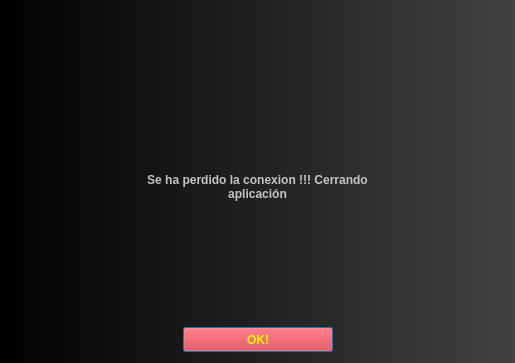
<?xml version="1.0" encoding="UTF-8"?>
<ui version="4.0">
 <class>dialog_conexion_perdida</class>
 <widget class="QDialog" name="dialog_conexion_perdida">
  <property name="geometry">
   <rect>
    <x>0</x>
    <y>0</y>
    <width>515</width>
    <height>363</height>
   </rect>
  </property>
  <property name="windowTitle">
   <string>Conexion Perdida</string>
  </property>
  <property name="windowIcon">
   <iconset>
    <normaloff>sprites/Logo_1.png</normaloff>sprites/Logo_1.png</iconset>
  </property>
  <property name="styleSheet">
   <string notr="true">QDialog#dialog_conexion_perdida{
background-color: qlineargradient(spread:pad, x1:0, y1:0, x2:1, y2:0, stop:0 rgba(0, 0, 0, 255), stop:1 rgba(66, 66, 66, 255));

}</string>
  </property>
  <layout class="QVBoxLayout" name="verticalLayout_2">
   <item>
    <spacer name="verticalSpacer_3">
     <property name="orientation">
      <enum>Qt::Vertical</enum>
     </property>
     <property name="sizeHint" stdset="0">
      <size>
       <width>20</width>
       <height>40</height>
      </size>
     </property>
    </spacer>
   </item>
   <item>
    <layout class="QVBoxLayout" name="verticalLayout">
     <item>
      <layout class="QHBoxLayout" name="horizontalLayout">
       <item>
        <spacer name="horizontalSpacer">
         <property name="orientation">
          <enum>Qt::Horizontal</enum>
         </property>
         <property name="sizeHint" stdset="0">
          <size>
           <width>40</width>
           <height>20</height>
          </size>
         </property>
        </spacer>
       </item>
       <item>
        <widget class="QLabel" name="l_texto">
         <property name="maximumSize">
          <size>
           <width>500</width>
           <height>16777215</height>
          </size>
         </property>
         <property name="styleSheet">
          <string notr="true">QLabel#l_texto{
	color : rgb(197, 197, 197);
	
	font: 75 11pt &quot;Comic Sans MS&quot;;
	font-weight : Bold;

}</string>
         </property>
         <property name="text">
          <string>Se ha perdido la conexion !!! Cerrando aplicación</string>
         </property>
         <property name="scaledContents">
          <bool>false</bool>
         </property>
         <property name="alignment">
          <set>Qt::AlignCenter</set>
         </property>
         <property name="wordWrap">
          <bool>true</bool>
         </property>
        </widget>
       </item>
       <item>
        <spacer name="horizontalSpacer_2">
         <property name="orientation">
          <enum>Qt::Horizontal</enum>
         </property>
         <property name="sizeHint" stdset="0">
          <size>
           <width>40</width>
           <height>20</height>
          </size>
         </property>
        </spacer>
       </item>
      </layout>
     </item>
     <item>
      <spacer name="verticalSpacer_2">
       <property name="orientation">
        <enum>Qt::Vertical</enum>
       </property>
       <property name="sizeHint" stdset="0">
        <size>
         <width>20</width>
         <height>40</height>
        </size>
       </property>
      </spacer>
     </item>
     <item>
      <spacer name="verticalSpacer">
       <property name="orientation">
        <enum>Qt::Vertical</enum>
       </property>
       <property name="sizeHint" stdset="0">
        <size>
         <width>20</width>
         <height>40</height>
        </size>
       </property>
      </spacer>
     </item>
     <item>
      <spacer name="verticalSpacer_4">
       <property name="orientation">
        <enum>Qt::Vertical</enum>
       </property>
       <property name="sizeHint" stdset="0">
        <size>
         <width>20</width>
         <height>40</height>
        </size>
       </property>
      </spacer>
     </item>
     <item>
      <layout class="QHBoxLayout" name="horizontalLayout_2">
       <item>
        <spacer name="horizontalSpacer_3">
         <property name="orientation">
          <enum>Qt::Horizontal</enum>
         </property>
         <property name="sizeHint" stdset="0">
          <size>
           <width>40</width>
           <height>20</height>
          </size>
         </property>
        </spacer>
       </item>
       <item>
        <widget class="QPushButton" name="pb_ok">
         <property name="minimumSize">
          <size>
           <width>150</width>
           <height>25</height>
          </size>
         </property>
         <property name="styleSheet">
          <string notr="true">QPushButton#pb_ok{
	
	background-color: rgb(238, 22, 31);
	font: 75 11pt &quot;Comic Sans MS&quot;;
	font-weight : Bold;
	
	color: rgb(251, 255, 0);
}</string>
         </property>
         <property name="text">
          <string>OK!</string>
         </property>
        </widget>
       </item>
       <item>
        <spacer name="horizontalSpacer_4">
         <property name="orientation">
          <enum>Qt::Horizontal</enum>
         </property>
         <property name="sizeHint" stdset="0">
          <size>
           <width>40</width>
           <height>20</height>
          </size>
         </property>
        </spacer>
       </item>
      </layout>
     </item>
    </layout>
   </item>
  </layout>
 </widget>
 <resources/>
 <connections>
  <connection>
   <sender>pb_ok</sender>
   <signal>clicked()</signal>
   <receiver>dialog_conexion_perdida</receiver>
   <slot>accept()</slot>
   <hints>
    <hint type="sourcelabel">
     <x>257</x>
     <y>340</y>
    </hint>
    <hint type="destinationlabel">
     <x>257</x>
     <y>181</y>
    </hint>
   </hints>
  </connection>
 </connections>
</ui>
